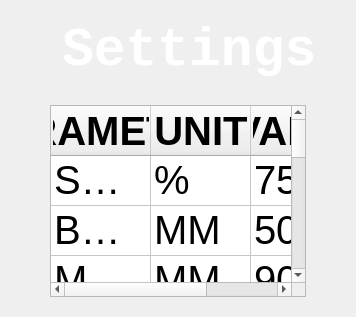
     <widget class="QWidget" name="settingPage" native="true">
      <layout class="QVBoxLayout" name="verticalLayout_19">
       <property name="leftMargin">
        <number>30</number>
       </property>
       <property name="rightMargin">
        <number>30</number>
       </property>
       <item>
        <widget class="QWidget" name="widget_2" native="true">
         <layout class="QHBoxLayout" name="horizontalLayout_4">
          <item>
           <widget class="QLabel" name="label_4">
            <property name="enabled">
             <bool>false</bool>
            </property>
            <property name="sizePolicy">
             <sizepolicy hsizetype="Preferred" vsizetype="Preferred">
              <horstretch>0</horstretch>
              <verstretch>0</verstretch>
             </sizepolicy>
            </property>
            <property name="maximumSize">
             <size>
              <width>50</width>
              <height>50</height>
             </size>
            </property>
            <property name="text">
             <string/>
            </property>
            <property name="pixmap">
             <pixmap resource="res.qrc">:/img/settings.png</pixmap>
            </property>
            <property name="scaledContents">
             <bool>true</bool>
            </property>
           </widget>
          </item>
          <item>
           <widget class="QLabel" name="label_9">
            <property name="font">
             <font>
              <family>Consolas</family>
              <pointsize>40</pointsize>
              <weight>75</weight>
              <bold>true</bold>
             </font>
            </property>
            <property name="styleSheet">
             <string notr="true">QLabel{
	
	color: rgb(255, 255, 255);
}</string>
            </property>
            <property name="text">
             <string>Settings</string>
            </property>
           </widget>
          </item>
         </layout>
        </widget>
       </item>
       <item>
        <widget class="QWidget" name="widget_25" native="true">
         <layout class="QHBoxLayout" name="horizontalLayout_17">
          <property name="leftMargin">
           <number>20</number>
          </property>
          <property name="rightMargin">
           <number>20</number>
          </property>
          <item>
           <widget class="QTableWidget" name="setting_table">
            <property name="sizePolicy">
             <sizepolicy hsizetype="Minimum" vsizetype="Minimum">
              <horstretch>0</horstretch>
              <verstretch>0</verstretch>
             </sizepolicy>
            </property>
            <property name="font">
             <font>
              <pointsize>30</pointsize>
             </font>
            </property>
            <property name="autoScrollMargin">
             <number>16</number>
            </property>
            <property name="sortingEnabled">
             <bool>false</bool>
            </property>
            <attribute name="horizontalHeaderVisible">
             <bool>true</bool>
            </attribute>
            <attribute name="horizontalHeaderCascadingSectionResizes">
             <bool>false</bool>
            </attribute>
            <attribute name="horizontalHeaderDefaultSectionSize">
             <number>100</number>
            </attribute>
            <attribute name="horizontalHeaderHighlightSections">
             <bool>false</bool>
            </attribute>
            <attribute name="horizontalHeaderMinimumSectionSize">
             <number>39</number>
            </attribute>
            <attribute name="horizontalHeaderShowSortIndicator" stdset="0">
             <bool>false</bool>
            </attribute>
            <attribute name="horizontalHeaderStretchLastSection">
             <bool>true</bool>
            </attribute>
            <attribute name="verticalHeaderVisible">
             <bool>false</bool>
            </attribute>
            <attribute name="verticalHeaderCascadingSectionResizes">
             <bool>false</bool>
            </attribute>
            <attribute name="verticalHeaderDefaultSectionSize">
             <number>30</number>
            </attribute>
            <attribute name="verticalHeaderMinimumSectionSize">
             <number>50</number>
            </attribute>
            <row>
             <property name="text">
              <string>1</string>
             </property>
            </row>
            <row>
             <property name="text">
              <string>3</string>
             </property>
            </row>
            <row>
             <property name="text">
              <string>New Row</string>
             </property>
            </row>
            <row>
             <property name="text">
              <string>New Row</string>
             </property>
            </row>
            <row>
             <property name="text">
              <string>New Row</string>
             </property>
            </row>
            <row>
             <property name="text">
              <string>4</string>
             </property>
            </row>
            <row>
             <property name="text">
              <string>5</string>
             </property>
            </row>
            <row>
             <property name="text">
              <string>6</string>
             </property>
            </row>
            <column>
             <property name="text">
              <string>PARAMETER</string>
             </property>
             <property name="font">
              <font>
               <pointsize>30</pointsize>
               <weight>75</weight>
               <bold>true</bold>
              </font>
             </property>
            </column>
            <column>
             <property name="text">
              <string>UNIT</string>
             </property>
             <property name="font">
              <font>
               <pointsize>30</pointsize>
               <weight>75</weight>
               <bold>true</bold>
              </font>
             </property>
            </column>
            <column>
             <property name="text">
              <string>VALUE</string>
             </property>
             <property name="font">
              <font>
               <pointsize>30</pointsize>
               <weight>75</weight>
               <bold>true</bold>
              </font>
             </property>
            </column>
            <item row="0" column="0">
             <property name="text">
              <string>SPEED</string>
             </property>
            </item>
            <item row="0" column="1">
             <property name="text">
              <string>%</string>
             </property>
            </item>
            <item row="0" column="2">
             <property name="text">
              <string>75</string>
             </property>
            </item>
            <item row="1" column="0">
             <property name="text">
              <string>BOUNDARY AVOIDANCE</string>
             </property>
            </item>
            <item row="1" column="1">
             <property name="text">
              <string>MM</string>
             </property>
            </item>
            <item row="1" column="2">
             <property name="text">
              <string>500</string>
             </property>
            </item>
            <item row="2" column="0">
             <property name="text">
              <string>MACHINE WIDTH</string>
             </property>
            </item>
            <item row="2" column="1">
             <property name="text">
              <string>MM</string>
             </property>
            </item>
            <item row="2" column="2">
             <property name="text">
              <string>900</string>
             </property>
            </item>
            <item row="3" column="0">
             <property name="text">
              <string>OFFSET PATH</string>
             </property>
            </item>
            <item row="3" column="1">
             <property name="text">
              <string>MM</string>
             </property>
            </item>
            <item row="3" column="2">
             <property name="text">
              <string>1</string>
             </property>
            </item>
            <item row="4" column="0">
             <property name="text">
              <string>TRAVEL BOUNDARY</string>
             </property>
            </item>
            <item row="4" column="2">
             <property name="text">
              <string/>
             </property>
            </item>
            <item row="5" column="0">
             <property name="text">
              <string>OBSTACLE AVOIDANCE</string>
             </property>
            </item>
            <item row="5" column="1">
             <property name="text">
              <string>MM</string>
             </property>
            </item>
            <item row="5" column="2">
             <property name="text">
              <string>500</string>
             </property>
            </item>
            <item row="6" column="0">
             <property name="text">
              <string>FIELD AUTO CORRECT</string>
             </property>
            </item>
            <item row="6" column="1">
             <property name="text">
              <string>MM</string>
             </property>
            </item>
            <item row="6" column="2">
             <property name="text">
              <string>500</string>
             </property>
            </item>
            <item row="7" column="0">
             <property name="text">
              <string>OUT OF BOUNDS TOLERANCE</string>
             </property>
            </item>
            <item row="7" column="1">
             <property name="text">
              <string>MM</string>
             </property>
            </item>
            <item row="7" column="2">
             <property name="text">
              <string>500</string>
             </property>
            </item>
           </widget>
          </item>
         </layout>
        </widget>
       </item>
      </layout>
     </widget>
